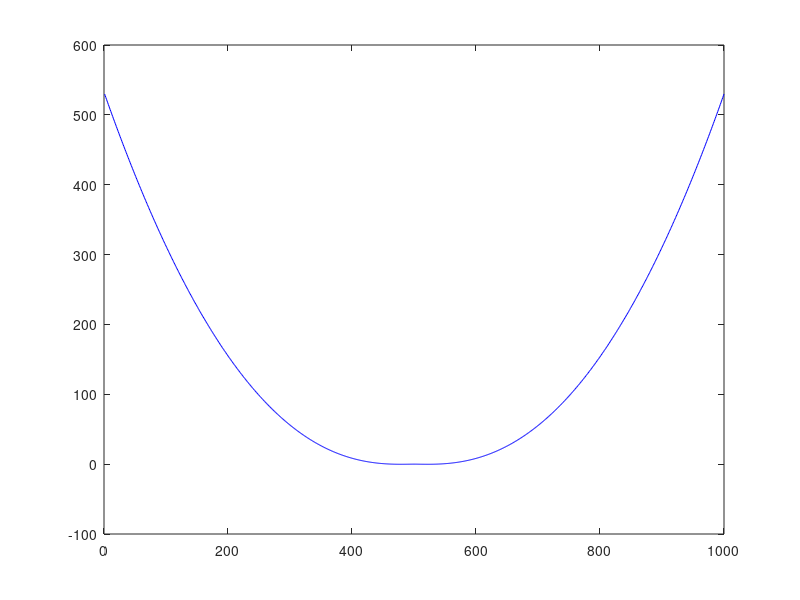

The MATLAB source for this figure:
%write a matlab m-file to plot the function
%z=x^2ln(x^2+y^2)
close all
clc;
clear;
x=linspace(-10,10,1000);
y=linspace(-10,10,1000);
z=x.^2.*log(x.^2+y.^2);
plot(z,'b');